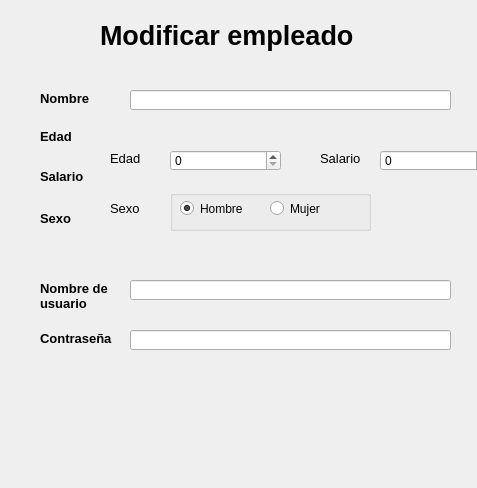
<?xml version="1.0" encoding="UTF-8"?>
<ui version="4.0">
 <class>EliminarEmpleado</class>
 <widget class="QDialog" name="EliminarEmpleado">
  <property name="geometry">
   <rect>
    <x>0</x>
    <y>0</y>
    <width>477</width>
    <height>488</height>
   </rect>
  </property>
  <property name="windowTitle">
   <string>Dialog</string>
  </property>
  <widget class="QLabel" name="label">
   <property name="geometry">
    <rect>
     <x>40</x>
     <y>90</y>
     <width>51</width>
     <height>16</height>
    </rect>
   </property>
   <property name="font">
    <font>
     <pointsize>10</pointsize>
     <weight>75</weight>
     <bold>true</bold>
    </font>
   </property>
   <property name="text">
    <string>Nombre</string>
   </property>
  </widget>
  <widget class="QLabel" name="label_2">
   <property name="geometry">
    <rect>
     <x>40</x>
     <y>130</y>
     <width>47</width>
     <height>13</height>
    </rect>
   </property>
   <property name="font">
    <font>
     <pointsize>10</pointsize>
     <weight>75</weight>
     <bold>true</bold>
    </font>
   </property>
   <property name="text">
    <string>Edad</string>
   </property>
  </widget>
  <widget class="QLabel" name="label_3">
   <property name="geometry">
    <rect>
     <x>40</x>
     <y>170</y>
     <width>47</width>
     <height>13</height>
    </rect>
   </property>
   <property name="font">
    <font>
     <pointsize>10</pointsize>
     <weight>75</weight>
     <bold>true</bold>
    </font>
   </property>
   <property name="text">
    <string>Salario</string>
   </property>
  </widget>
  <widget class="QLabel" name="label_4">
   <property name="geometry">
    <rect>
     <x>40</x>
     <y>210</y>
     <width>31</width>
     <height>16</height>
    </rect>
   </property>
   <property name="font">
    <font>
     <pointsize>10</pointsize>
     <weight>75</weight>
     <bold>true</bold>
    </font>
   </property>
   <property name="text">
    <string>Sexo</string>
   </property>
  </widget>
  <widget class="QLabel" name="label_5">
   <property name="geometry">
    <rect>
     <x>40</x>
     <y>280</y>
     <width>71</width>
     <height>31</height>
    </rect>
   </property>
   <property name="font">
    <font>
     <pointsize>10</pointsize>
     <weight>75</weight>
     <bold>true</bold>
    </font>
   </property>
   <property name="text">
    <string>Nombre de
usuario</string>
   </property>
  </widget>
  <widget class="QLabel" name="label_6">
   <property name="geometry">
    <rect>
     <x>40</x>
     <y>330</y>
     <width>81</width>
     <height>16</height>
    </rect>
   </property>
   <property name="font">
    <font>
     <pointsize>10</pointsize>
     <weight>75</weight>
     <bold>true</bold>
    </font>
   </property>
   <property name="text">
    <string>Contraseña</string>
   </property>
  </widget>
  <widget class="QLabel" name="label_7">
   <property name="geometry">
    <rect>
     <x>100</x>
     <y>20</y>
     <width>271</width>
     <height>31</height>
    </rect>
   </property>
   <property name="font">
    <font>
     <pointsize>20</pointsize>
     <weight>75</weight>
     <bold>true</bold>
    </font>
   </property>
   <property name="text">
    <string>Modificar empleado</string>
   </property>
  </widget>
  <widget class="QLineEdit" name="lineEdit">
   <property name="geometry">
    <rect>
     <x>130</x>
     <y>330</y>
     <width>321</width>
     <height>20</height>
    </rect>
   </property>
  </widget>
  <widget class="QLineEdit" name="lineEdit_2">
   <property name="geometry">
    <rect>
     <x>130</x>
     <y>280</y>
     <width>321</width>
     <height>20</height>
    </rect>
   </property>
  </widget>
  <widget class="QLineEdit" name="lineEdit_6">
   <property name="geometry">
    <rect>
     <x>130</x>
     <y>90</y>
     <width>321</width>
     <height>20</height>
    </rect>
   </property>
  </widget>
  <widget class="QLabel" name="label_8">
   <property name="geometry">
    <rect>
     <x>110</x>
     <y>200</y>
     <width>51</width>
     <height>16</height>
    </rect>
   </property>
   <property name="font">
    <font>
     <pointsize>10</pointsize>
    </font>
   </property>
   <property name="text">
    <string>Sexo</string>
   </property>
  </widget>
  <widget class="QLabel" name="label_9">
   <property name="geometry">
    <rect>
     <x>110</x>
     <y>150</y>
     <width>51</width>
     <height>16</height>
    </rect>
   </property>
   <property name="font">
    <font>
     <pointsize>10</pointsize>
    </font>
   </property>
   <property name="text">
    <string>Edad</string>
   </property>
  </widget>
  <widget class="QSpinBox" name="spinBoxEdad">
   <property name="geometry">
    <rect>
     <x>170</x>
     <y>150</y>
     <width>111</width>
     <height>21</height>
    </rect>
   </property>
  </widget>
  <widget class="QLabel" name="label_10">
   <property name="geometry">
    <rect>
     <x>320</x>
     <y>150</y>
     <width>51</width>
     <height>16</height>
    </rect>
   </property>
   <property name="font">
    <font>
     <pointsize>10</pointsize>
    </font>
   </property>
   <property name="text">
    <string>Salario</string>
   </property>
  </widget>
  <widget class="QSpinBox" name="spinBoxSalario">
   <property name="geometry">
    <rect>
     <x>380</x>
     <y>150</y>
     <width>111</width>
     <height>21</height>
    </rect>
   </property>
   <property name="maximum">
    <number>10000</number>
   </property>
  </widget>
  <widget class="QGroupBox" name="groupBoxSexo">
   <property name="geometry">
    <rect>
     <x>170</x>
     <y>190</y>
     <width>201</width>
     <height>41</height>
    </rect>
   </property>
   <property name="title">
    <string/>
   </property>
   <widget class="QRadioButton" name="radioButtonHombre">
    <property name="geometry">
     <rect>
      <x>10</x>
      <y>10</y>
      <width>82</width>
      <height>17</height>
     </rect>
    </property>
    <property name="text">
     <string>Hombre</string>
    </property>
    <property name="checked">
     <bool>true</bool>
    </property>
   </widget>
   <widget class="QRadioButton" name="radioButtonMujer">
    <property name="geometry">
     <rect>
      <x>100</x>
      <y>10</y>
      <width>82</width>
      <height>17</height>
     </rect>
    </property>
    <property name="text">
     <string>Mujer</string>
    </property>
   </widget>
  </widget>
 </widget>
 <resources/>
 <connections/>
</ui>
